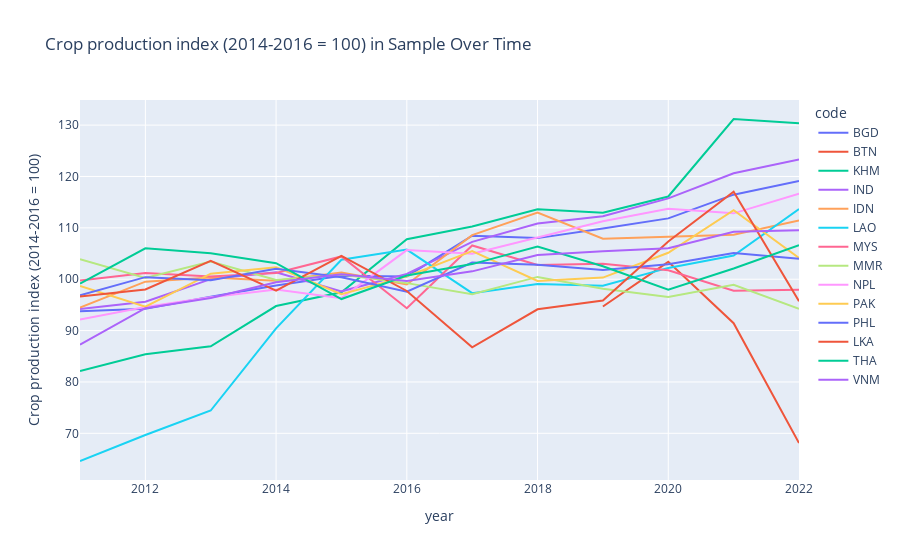

The notebook cell saved with this chart:
### Code cell
px.line(
    df_for_interactive,
    x = 'year',
    y = 'Crop production index (2014-2016 = 100)',
    color = 'code',
    title='Crop production index (2014-2016 = 100) in Sample Over Time'
)

### Figure 1 — Plotly figure (JSON) as saved in the notebook; plotly's stock layout.template omitted (floating-point values rounded to 4 significant figures)
{"data": [{"hovertemplate": "code=BGD<br>year=%{x}<br>Crop production index (2014-2016 = 100)=%{y}<extra></extra>", "legendgroup": "BGD", "line": {"color": "#636efa", "dash": "solid"}, "marker": {"symbol": "circle"}, "mode": "lines", "name": "BGD", "orientation": "v", "showlegend": true, "type": "scatter", "x": [2011, 2012, 2013, 2014, 2015, 2016, 2016, 2017, 2017, 2018, 2018, 2019, 2019, 2020, 2020, 2021, 2021, 2022, 2022], "xaxis": "x", "y": [93.78, 94.27, 96.58, 98.76, 100.7, 100.5, 100.5, 108.5, 108.5, 108.0, 108.0, 109.9, 109.9, 111.8, 111.8, 116.5, 116.5, 119.1, 119.1], "yaxis": "y"}, {"hovertemplate": "code=BTN<br>year=%{x}<br>Crop production index (2014-2016 = 100)=%{y}<extra></extra>", "legendgroup": "BTN", "line": {"color": "#EF553B", "dash": "solid"}, "marker": {"symbol": "circle"}, "mode": "lines", "name": "BTN", "orientation": "v", "showlegend": true, "type": "scatter", "x": [2019, 2019, 2020, 2020, 2021, 2021, 2022, 2022], "xaxis": "x", "y": [94.68, 94.68, 103.4, 103.4, 91.44, 91.44, 68.09, 68.09], "yaxis": "y"}, {"hovertemplate": "code=KHM<br>year=%{x}<br>Crop production index (2014-2016 = 100)=%{y}<extra></extra>", "legendgroup": "KHM", "line": {"color": "#00cc96", "dash": "solid"}, "marker": {"symbol": "circle"}, "mode": "lines", "name": "KHM", "orientation": "v", "showlegend": true, "type": "scatter", "x": [2011, 2012, 2013, 2014, 2015, 2016, 2016, 2017, 2017, 2018, 2018, 2019, 2019, 2020, 2020, 2021, 2021, 2022, 2022], "xaxis": "x", "y": [82.12, 85.39, 86.93, 94.78, 97.45, 107.8, 107.8, 110.2, 110.2, 113.6, 113.6, 112.9, 112.9, 116.1, 116.1, 131.2, 131.2, 130.4, 130.4], "yaxis": "y"}, {"hovertemplate": "code=IND<br>year=%{x}<br>Crop production index (2014-2016 = 100)=%{y}<extra></extra>", "legendgroup": "IND", "line": {"color": "#ab63fa", "dash": "solid"}, "marker": {"symbol": "circle"}, "mode": "lines", "name": "IND", "orientation": "v", "showlegend": true, "type": "scatter", "x": [2011, 2012, 2013, 2014, 2015, 2016, 2016, 2017, 2017, 2018, 2018, 2019, 2019, 2020, 2020, 2021, 2021, 2022, 2022], "xaxis": "x", "y": [94.21, 95.63, 100.0, 101.3, 97.64, 101.0, 101.0, 107.3, 107.3, 110.8, 110.8, 112.2, 112.2, 115.7, 115.7, 120.6, 120.6, 123.3, 123.3], "yaxis": "y"}, {"hovertemplate": "code=IDN<br>year=%{x}<br>Crop production index (2014-2016 = 100)=%{y}<extra></extra>", "legendgroup": "IDN", "line": {"color": "#FFA15A", "dash": "solid"}, "marker": {"symbol": "circle"}, "mode": "lines", "name": "IDN", "orientation": "v", "showlegend": true, "type": "scatter", "x": [2011, 2012, 2013, 2014, 2015, 2016, 2016, 2017, 2017, 2018, 2018, 2019, 2019, 2020, 2020, 2021, 2021, 2022, 2022], "xaxis": "x", "y": [94.46, 99.52, 100.3, 99.7, 101.3, 98.98, 98.98, 108.6, 108.6, 113.0, 113.0, 107.9, 107.9, 108.2, 108.2, 108.6, 108.6, 111.4, 111.4], "yaxis": "y"}, {"hovertemplate": "code=LAO<br>year=%{x}<br>Crop production index (2014-2016 = 100)=%{y}<extra></extra>", "legendgroup": "LAO", "line": {"color": "#19d3f3", "dash": "solid"}, "marker": {"symbol": "circle"}, "mode": "lines", "name": "LAO", "orientation": "v", "showlegend": true, "type": "scatter", "x": [2011, 2012, 2013, 2014, 2015, 2016, 2016, 2017, 2017, 2018, 2018, 2019, 2019, 2020, 2020, 2021, 2021, 2022, 2022], "xaxis": "x", "y": [64.61, 69.68, 74.44, 90.44, 103.8, 105.8, 105.8, 97.29, 97.29, 99.09, 99.09, 98.73, 98.73, 102.2, 102.2, 104.6, 104.6, 113.7, 113.7], "yaxis": "y"}, {"hovertemplate": "code=MYS<br>year=%{x}<br>Crop production index (2014-2016 = 100)=%{y}<extra></extra>", "legendgroup": "MYS", "line": {"color": "#FF6692", "dash": "solid"}, "marker": {"symbol": "circle"}, "mode": "lines", "name": "MYS", "orientation": "v", "showlegend": true, "type": "scatter", "x": [2011, 2012, 2013, 2014, 2015, 2016, 2017, 2018, 2019, 2020, 2021, 2022], "xaxis": "x", "y": [99.75, 101.2, 100.5, 101.2, 104.4, 94.36, 106.6, 102.8, 103.0, 101.7, 97.74, 97.93], "yaxis": "y"}, {"hovertemplate": "code=MMR<br>year=%{x}<br>Crop production index (2014-2016 = 100)=%{y}<extra></extra>", "legendgroup": "MMR", "line": {"color": "#B6E880", "dash": "solid"}, "marker": {"symbol": "circle"}, "mode": "lines", "name": "MMR", "orientation": "v", "showlegend": true, "type": "scatter", "x": [2011, 2012, 2013, 2014, 2015, 2016, 2016, 2017, 2017, 2018, 2018, 2019, 2019, 2020, 2020, 2021, 2021, 2022, 2022], "xaxis": "x", "y": [103.9, 100.2, 103.5, 99.86, 100.9, 99.24, 99.24, 97.07, 97.07, 100.5, 100.5, 98.16, 98.16, 96.55, 96.55, 98.9, 98.9, 94.24, 94.24], "yaxis": "y"}, {"hovertemplate": "code=NPL<br>year=%{x}<br>Crop production index (2014-2016 = 100)=%{y}<extra></extra>", "legendgroup": "NPL", "line": {"color": "#FF97FF", "dash": "solid"}, "marker": {"symbol": "circle"}, "mode": "lines", "name": "NPL", "orientation": "v", "showlegend": true, "type": "scatter", "x": [2011, 2012, 2013, 2014, 2015, 2016, 2016, 2017, 2017, 2018, 2018, 2019, 2019, 2020, 2020, 2021, 2021, 2022, 2022], "xaxis": "x", "y": [92.17, 94.58, 96.48, 98.0, 96.32, 105.7, 105.7, 104.9, 104.9, 108.2, 108.2, 111.3, 111.3, 113.7, 113.7, 112.8, 112.8, 116.7, 116.7], "yaxis": "y"}, {"hovertemplate": "code=PAK<br>year=%{x}<br>Crop production index (2014-2016 = 100)=%{y}<extra></extra>", "legendgroup": "PAK", "line": {"color": "#FECB52", "dash": "solid"}, "marker": {"symbol": "circle"}, "mode": "lines", "name": "PAK", "orientation": "v", "showlegend": true, "type": "scatter", "x": [2011, 2012, 2013, 2014, 2015, 2016, 2016, 2017, 2017, 2018, 2018, 2019, 2019, 2020, 2020, 2021, 2021, 2022, 2022], "xaxis": "x", "y": [98.69, 94.65, 101.1, 102.3, 97.1, 100.6, 100.6, 105.5, 105.5, 99.66, 99.66, 100.3, 100.3, 105.1, 105.1, 113.4, 113.4, 104.1, 104.1], "yaxis": "y"}, {"hovertemplate": "code=PHL<br>year=%{x}<br>Crop production index (2014-2016 = 100)=%{y}<extra></extra>", "legendgroup": "PHL", "line": {"color": "#636efa", "dash": "solid"}, "marker": {"symbol": "circle"}, "mode": "lines", "name": "PHL", "orientation": "v", "showlegend": true, "type": "scatter", "x": [2011, 2012, 2013, 2014, 2015, 2016, 2016, 2017, 2017, 2018, 2018, 2019, 2019, 2020, 2020, 2021, 2021, 2022, 2022], "xaxis": "x", "y": [96.89, 100.4, 99.79, 102.0, 100.4, 97.58, 97.58, 103.2, 103.2, 102.8, 102.8, 101.8, 101.8, 102.9, 102.9, 105.1, 105.1, 104.0, 104.0], "yaxis": "y"}, {"hovertemplate": "code=LKA<br>year=%{x}<br>Crop production index (2014-2016 = 100)=%{y}<extra></extra>", "legendgroup": "LKA", "line": {"color": "#EF553B", "dash": "solid"}, "marker": {"symbol": "circle"}, "mode": "lines", "name": "LKA", "orientation": "v", "showlegend": true, "type": "scatter", "x": [2011, 2012, 2013, 2014, 2015, 2016, 2017, 2018, 2019, 2020, 2021, 2022], "xaxis": "x", "y": [96.64, 98.01, 103.6, 97.76, 104.5, 97.71, 86.75, 94.14, 95.85, 107.3, 117.0, 95.73], "yaxis": "y"}, {"hovertemplate": "code=THA<br>year=%{x}<br>Crop production index (2014-2016 = 100)=%{y}<extra></extra>", "legendgroup": "THA", "line": {"color": "#00cc96", "dash": "solid"}, "marker": {"symbol": "circle"}, "mode": "lines", "name": "THA", "orientation": "v", "showlegend": true, "type": "scatter", "x": [2011, 2012, 2013, 2014, 2015, 2016, 2016, 2017, 2017, 2018, 2018, 2019, 2019, 2020, 2020, 2021, 2021, 2022, 2022], "xaxis": "x", "y": [99.15, 106.0, 105.0, 103.1, 96.14, 100.7, 100.7, 102.9, 102.9, 106.4, 106.4, 102.5, 102.5, 97.97, 97.97, 102.1, 102.1, 106.6, 106.6], "yaxis": "y"}, {"hovertemplate": "code=VNM<br>year=%{x}<br>Crop production index (2014-2016 = 100)=%{y}<extra></extra>", "legendgroup": "VNM", "line": {"color": "#ab63fa", "dash": "solid"}, "marker": {"symbol": "circle"}, "mode": "lines", "name": "VNM", "orientation": "v", "showlegend": true, "type": "scatter", "x": [2011, 2012, 2013, 2014, 2015, 2016, 2016, 2017, 2017, 2018, 2018, 2019, 2019, 2020, 2020, 2021, 2021, 2022, 2022], "xaxis": "x", "y": [87.26, 94.36, 96.35, 99.4, 101.0, 99.63, 99.63, 101.5, 101.5, 104.7, 104.7, 105.4, 105.4, 106.0, 106.0, 109.2, 109.2, 109.5, 109.5], "yaxis": "y"}], "layout": {"legend": {"title": {"text": "code"}, "tracegroupgap": 0}, "title": {"text": "Crop production index (2014-2016 = 100) in Sample Over Time"}, "xaxis": {"anchor": "y", "domain": [0, 1], "title": {"text": "year"}}, "yaxis": {"anchor": "x", "domain": [0, 1], "title": {"text": "Crop production index (2014-2016 = 100)"}}}}
